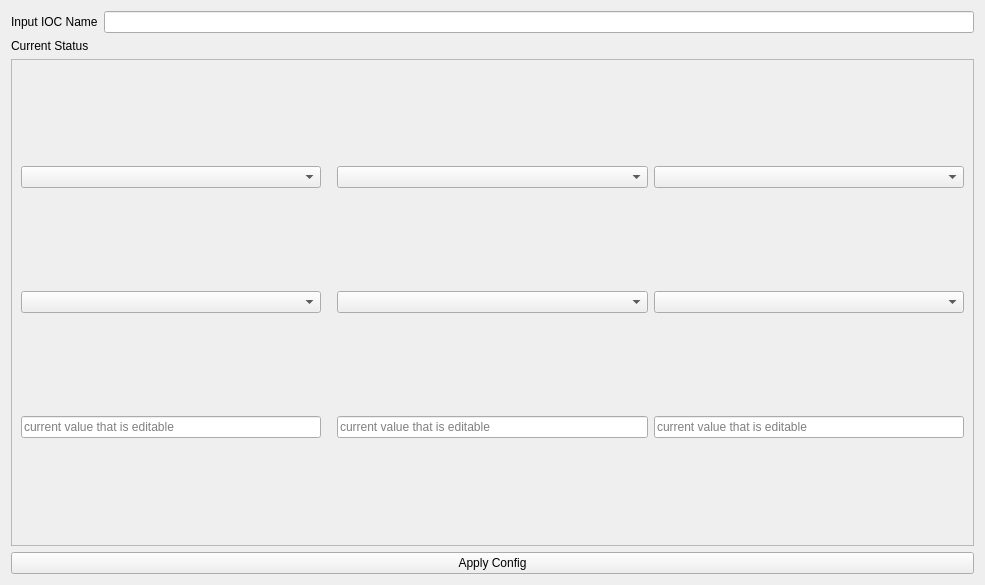
<?xml version="1.0" encoding="UTF-8"?>
<ui version="4.0">
 <class>Form</class>
 <widget class="QWidget" name="Form">
  <property name="geometry">
   <rect>
    <x>0</x>
    <y>0</y>
    <width>985</width>
    <height>585</height>
   </rect>
  </property>
  <property name="windowTitle">
   <string>Form</string>
  </property>
  <layout class="QVBoxLayout" name="verticalLayout">
   <item>
    <layout class="QHBoxLayout" name="horizontalLayout_2">
     <item>
      <widget class="QLabel" name="Label">
       <property name="text">
        <string>Input IOC Name</string>
       </property>
      </widget>
     </item>
     <item>
      <widget class="QLineEdit" name="input_ioc"/>
     </item>
    </layout>
   </item>
   <item>
    <widget class="PyDMLabel" name="PyDMLabel">
     <property name="toolTip">
      <string/>
     </property>
     <property name="text">
      <string>Current Status</string>
     </property>
    </widget>
   </item>
   <item>
    <widget class="QScrollArea" name="scrollArea">
     <property name="enabled">
      <bool>true</bool>
     </property>
     <property name="widgetResizable">
      <bool>true</bool>
     </property>
     <widget class="QWidget" name="scrollAreaWidgetContents_3">
      <property name="geometry">
       <rect>
        <x>0</x>
        <y>0</y>
        <width>965</width>
        <height>474</height>
       </rect>
      </property>
      <layout class="QHBoxLayout" name="horizontalLayout_7">
       <item>
        <layout class="QHBoxLayout" name="horizontalLayout_8">
         <property name="leftMargin">
          <number>0</number>
         </property>
         <item>
          <layout class="QVBoxLayout" name="axis_layout">
           <property name="sizeConstraint">
            <enum>QLayout::SetDefaultConstraint</enum>
           </property>
           <property name="rightMargin">
            <number>10</number>
           </property>
           <item>
            <widget class="PyDMEnumComboBox" name="axis_selection">
             <property name="toolTip">
              <string/>
             </property>
             <property name="placeholderText">
              <string notr="true">--select virtual axis--</string>
             </property>
            </widget>
           </item>
           <item>
            <widget class="PyDMEnumComboBox" name="nc_param_dropdown">
             <property name="toolTip">
              <string/>
             </property>
             <property name="placeholderText">
              <string>--dropdown containing all NC params--</string>
             </property>
            </widget>
           </item>
           <item>
            <widget class="PyDMLineEdit" name="nc_param_io">
             <property name="toolTip">
              <string/>
             </property>
             <property name="placeholderText">
              <string>current value that is editable</string>
             </property>
            </widget>
           </item>
          </layout>
         </item>
         <item>
          <layout class="QVBoxLayout" name="drive_layout">
           <item>
            <widget class="PyDMEnumComboBox" name="drive_selection">
             <property name="toolTip">
              <string/>
             </property>
             <property name="placeholderText">
              <string>--drive selection--</string>
             </property>
            </widget>
           </item>
           <item>
            <widget class="PyDMEnumComboBox" name="drive_coe_dropdown">
             <property name="toolTip">
              <string/>
             </property>
             <property name="placeholderText">
              <string>--dropdown of coe params--</string>
             </property>
            </widget>
           </item>
           <item>
            <widget class="PyDMLineEdit" name="drive_coe_io">
             <property name="toolTip">
              <string/>
             </property>
             <property name="placeholderText">
              <string>current value that is editable</string>
             </property>
            </widget>
           </item>
          </layout>
         </item>
         <item>
          <layout class="QVBoxLayout" name="encoder_layout">
           <item>
            <widget class="PyDMEnumComboBox" name="encoder_selection">
             <property name="toolTip">
              <string/>
             </property>
             <property name="placeholderText">
              <string>--encoder selection--</string>
             </property>
            </widget>
           </item>
           <item>
            <widget class="PyDMEnumComboBox" name="encoder_coe_dropdown">
             <property name="toolTip">
              <string/>
             </property>
             <property name="placeholderText">
              <string>--dropdown down of coe params--</string>
             </property>
            </widget>
           </item>
           <item>
            <widget class="PyDMLineEdit" name="encoder_coe_io">
             <property name="toolTip">
              <string/>
             </property>
             <property name="placeholderText">
              <string>current value that is editable</string>
             </property>
            </widget>
           </item>
          </layout>
         </item>
        </layout>
       </item>
      </layout>
     </widget>
    </widget>
   </item>
   <item>
    <widget class="PyDMPushButton" name="apply_config">
     <property name="toolTip">
      <string/>
     </property>
     <property name="text">
      <string>Apply Config</string>
     </property>
    </widget>
   </item>
  </layout>
 </widget>
 <customwidgets>
  <customwidget>
   <class>PyDMLabel</class>
   <extends>QLabel</extends>
   <header>pydm.widgets.label</header>
  </customwidget>
  <customwidget>
   <class>PyDMEnumComboBox</class>
   <extends>QComboBox</extends>
   <header>pydm.widgets.enum_combo_box</header>
  </customwidget>
  <customwidget>
   <class>PyDMLineEdit</class>
   <extends>QLineEdit</extends>
   <header>pydm.widgets.line_edit</header>
  </customwidget>
  <customwidget>
   <class>PyDMPushButton</class>
   <extends>QPushButton</extends>
   <header>pydm.widgets.pushbutton</header>
  </customwidget>
 </customwidgets>
 <resources/>
 <connections/>
</ui>
